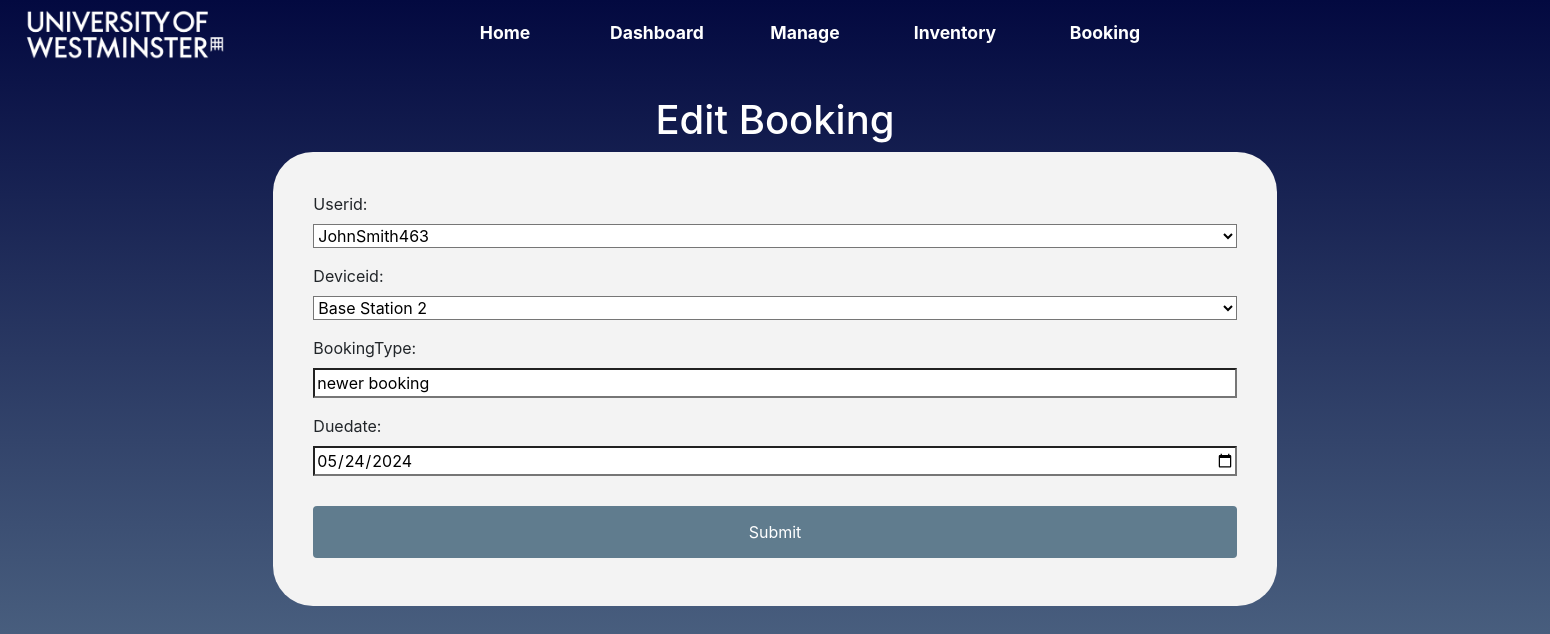
The page /graph_page/8/edit/ on the database its author committed.
### Site/models.py (models this page shows, shortened)
class Booking(models.Model):
    userID = models.ForeignKey(User, on_delete=models.CASCADE)
    deviceID = models.ForeignKey('Device', on_delete=models.CASCADE)
    bookingType = models.CharField(max_length=50)
    dueDate = models.DateField()

### Site/views.py (the view)
# urls.py: path('graph_page/<int:booking_id>/edit/', views.edit_booking, name='edit_booking'),
def edit_booking(request, booking_id):
  booking = get_object_or_404(Booking,pk=booking_id)
  form = BookingForm(request.POST or None, instance=booking)
  if form.is_valid():
    form.save()
    return redirect('graph_page')
  else:
    form = BookingForm(instance=booking)
  return render(request,'edit_booking.html',{'booking':booking, 'form':form})

### Site/forms.py
class BookingForm(forms.ModelForm):
    userID = forms.ModelChoiceField(queryset=User.objects.all(), to_field_name='id')
    deviceID = forms.ModelChoiceField(queryset=Device.objects.all(), to_field_name='id')
    dueDate = forms.DateField(widget=forms.DateInput(attrs={'type': 'date'}))
    class Meta:
        model = Booking
        fields = ['userID', 'deviceID', 'bookingType', 'dueDate']

### Site/models.py (called while the page is built)
    def __str__(self):
        return self.deviceName

### Site/Templates/edit_booking.html (shortened to what this page needs)
{% extends 'base.html' %}
{% block content %}
    <div class="container-fluid">
        <div class="row">
            <div class="col-12">
                <h1 class="text-center">Edit Booking</h1>
            </div>
        </div>
        <div class="row justify-content-center">
            <div class="col-lg-8 col-md-10 col-sm-12 m-auto">
                <div class="menuContainer">
                    <form class="bookingForm" method="post">
                        {{ form.as_p }}
                        <input class="submit" type="submit" value="Submit">
                    </form>
                </div>
            </div>
        </div>
    </div>
{%endblock%}

### Site/static/style/style.css (style rules this page uses)
body { min-width: 100vw; min-height: 100vh; background-image: linear-gradient(#030940, #5a748e); overflow-x: hidden; }
h1,h2,h3,h4 { color:white; }
input[type=submit] { width: 60%; background-color: #607c8e; color: white; padding: 14px 20px; margin: 8px auto; border: none; border-radius: 4px; cursor: pointer; display: flex; align-items: center; justify-content: center; }
.bookingForm { background: #f3f3f3; padding:40px; border-radius: 40px; }
.bookingForm input, select { width: 100%; background: #fff; }
.bookingForm .submit { background-color: #607c8e; color: white; padding: 14px 20px; margin: 8px auto; border: none; border-radius: 4px; cursor: pointer; display: flex; align-items: center; justify-content: center; margin-top: 30px; }

### rows shown on the page
Booking: userID "JohnSmith463", deviceID "Base Station 2", bookingType "newer booking", dueDate "05/24/2024"
